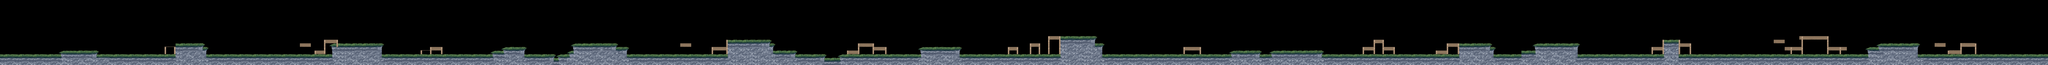

Rendered tile map (Tiled .tmx) drawn with the repository's tilesets; below, a short description and the map source with its tile grids summarised:
An orthogonal 560x18 tile map with 64x64 px tiles, 5 tile layers (Platforms, Platforms2, Platforms3, Bois, ...), 1 hidden layer not drawn, 3 tilesets and 237 objects.

<map version="1.5" tiledversion="1.7.2" orientation="orthogonal" renderorder="right-down" width="560" height="18" tilewidth="64" tileheight="64" infinite="0" nextlayerid="22" nextobjectid="259">
 <tileset firstgid="1" name="platformPack_tilesheet" tilewidth="64" tileheight="64" tilecount="98" columns="14">
  <image source="../tilesets/platformPack_tilesheet.png" trans="555555" width="896" height="448" />
 </tileset>
 <tileset firstgid="99" name="Tileset_test" tilewidth="64" tileheight="64" tilecount="480" columns="30">
  <image source="../tilesets/Tileset_test.png" width="1920" height="1080" />
 </tileset>
 <tileset firstgid="579" name="Sky4" tilewidth="64" tileheight="64" tilecount="480" columns="30">
  <image source="../images/Background/Sky4.png" width="1920" height="1080" />
 </tileset>
 <layer id="20" name="Sky" width="560" height="18" visible="0">
  <data>[10080 cells, 480 non-empty, 480 distinct tile ids]</data>
 </layer>
 <layer id="14" name="Platforms" width="560" height="18">
  <data>[10080 cells, 1597 non-empty, 22 distinct tile ids]</data>
 </layer>
 <layer id="15" name="Platforms2" width="560" height="18">
  <data>[10080 cells, 424 non-empty, 27 distinct tile ids]</data>
 </layer>
 <layer id="16" name="Platforms3" width="560" height="18">
  <data>[10080 cells, 197 non-empty, 22 distinct tile ids]</data>
 </layer>
 <layer id="17" name="Bois" width="560" height="18">
  <data>[10080 cells, 122 non-empty, 15 distinct tile ids]</data>
 </layer>
 <layer id="18" name="Bois2" width="560" height="18">
  <data>[10080 cells, 96 non-empty, 7 distinct tile ids]</data>
 </layer>
 <objectgroup id="8" name="Save">
  <object id="25" gid="241" x="10304" y="768" width="64" height="64" />
  <object id="26" gid="241" x="15104" y="768" width="64" height="64" />
  <object id="28" gid="241" x="5312" y="960" width="64" height="64" />
  <object id="55" gid="241" x="18752" y="640" width="64" height="64" />
  <object id="56" gid="241" x="25728" y="768" width="64" height="64" />
  <object id="57" gid="241" x="29248" y="704" width="64" height="64" />
  <object id="58" gid="241" x="34432" y="640" width="64" height="64" />
 </objectgroup>
 <objectgroup color="#00ff00" id="19" name="Collider">
  <object id="113" x="4" y="992" width="1069" height="100" />
  <object id="115" x="1073.5" y="932" width="617" height="96" />
  <object id="116" x="1689" y="994" width="1389" height="86" />
  <object id="117" x="3084" y="810" width="461.333" height="270" />
  <object id="118" x="3545.33" y="860" width="64.6667" height="202" />
  <object id="119" x="3610.67" y="1000" width="2247.33" height="130" />
  <object id="120" x="5816" y="808" width="862" height="244" />
  <object id="121" x="6618" y="990" width="2012" height="136" />
  <object id="122" x="8630" y="940" width="181.333" height="170" />
  <object id="123" x="8812" y="874" width="370" height="262" />
  <object id="125" x="9180.67" y="992" width="463.333" height="138" />
  <object id="126" x="9644.33" y="1072" width="166.667" height="52" />
  <object id="127" x="9812" y="990" width="154" height="118" />
  <object id="128" x="9965.67" y="932" width="72.6667" height="142" />
  <object id="129" x="10038.7" y="804" width="740.333" height="206" />
  <object id="130" x="10779" y="864" width="190.333" height="186" />
  <object id="131" x="10969" y="990" width="1789" height="108" />
  <object id="132" x="12742" y="734" width="723.5" height="344" />
  <object id="133" x="13466.5" y="796" width="64" height="278" />
  <object id="134" x="13531.5" y="924" width="384.5" height="190" />
  <object id="135" x="13916" y="978" width="508" height="156" />
  <object id="136" x="14421.8" y="1060" width="286.167" height="68" />
  <object id="137" x="14706.7" y="988" width="1410.83" height="136" />
  <object id="138" x="16118" y="862.5" width="674" height="203.5" />
  <object id="140" x="16792" y="990" width="1780" height="124" />
  <object id="141" x="18560" y="677.5" width="601.5" height="446.5" />
  <object id="142" x="19161" y="804" width="128" height="320" />
  <object id="143" x="19288.5" y="992" width="2263.5" height="134" />
  <object id="144" x="21552" y="936" width="494" height="124" />
  <object id="145" x="22046.5" y="1002" width="209" height="82" />
  <object id="146" x="22256" y="934" width="874" height="176" />
  <object id="147" x="23130" y="1002" width="2403.5" height="108" />
  <object id="149" x="25534" y="780" width="541.5" height="340" />
  <object id="150" x="26076" y="856" width="62" height="134.5" />
  <object id="151" x="26076" y="990" width="548" height="132" />
  <object id="152" x="26624" y="926" width="240.5" height="172" />
  <object id="153" x="26865" y="806.5" width="745" height="267.5" />
  <object id="154" x="27610" y="992" width="1508" height="118" />
  <object id="155" x="29118" y="726" width="256" height="386" />
  <object id="156" x="29374" y="993" width="3319.5" height="123" />
  <object id="157" x="32693.5" y="868" width="182.5" height="172" />
  <object id="158" x="32876" y="802" width="687.5" height="184.5" />
  <object id="159" x="33561.5" y="1000" width="2274.5" height="112" />
  <object id="161" x="23846" y="871.5" width="217" height="131" />
  <object id="162" x="24037.5" y="742" width="180" height="128" />
  <object id="163" x="24192.5" y="869.5" width="220" height="132" />
  <object id="164" x="2876.5" y="837.333" width="203" height="157.5" />
  <object id="165" x="12453" y="832" width="294" height="158" />
  <object id="166" x="12708.5" y="704.5" width="33.5" height="128.5" />
  <object id="167" x="14820" y="916.667" width="220" height="70.6667" />
  <object id="168" x="15013.7" y="807.833" width="282.667" height="108" />
  <object id="169" x="15296.3" y="866.833" width="217.667" height="120.667" />
  <object id="170" x="18340.7" y="640" width="218.667" height="348.667" />
  <object id="171" x="18020.7" y="767.333" width="182" height="221.333" />
  <object id="172" x="17636.7" y="876.333" width="180.667" height="115" />
  <object id="173" x="20708" y="872" width="310.5" height="122.5" />
  <object id="174" x="25122.8" y="923.667" width="194.833" height="78" />
  <object id="175" x="25317.8" y="808.833" width="216.667" height="194" />
  <object id="176" x="28899.5" y="867.5" width="218" height="124" />
  <object id="177" x="29092" y="738.5" width="26.5" height="129" />
  <object id="178" x="29375.3" y="704" width="27.3333" height="63.5" />
  <object id="179" x="29374" y="766.667" width="222" height="213.333" />
  <object id="180" x="34084.5" y="912" width="218.333" height="87.5" />
  <object id="181" x="34303.3" y="790.666" width="284.667" height="210.666" />
  <object id="182" x="33855" y="793.5" width="192.667" height="36.8333" />
  <object id="183" x="31228.5" y="867.167" width="102" height="27.8333" />
  <object id="184" x="31331.7" y="866.833" width="222" height="126.833" />
  <object id="185" x="31487.8" y="673" width="38" height="29.8333" />
  <object id="186" x="31525.3" y="673.333" width="476" height="308" />
  <object id="187" x="32001" y="870.5" width="318.5" height="25" />
  <object id="188" x="32191.5" y="895.5" width="29" height="90" />
  <object id="189" x="31038.5" y="737.5" width="193.5" height="31" />
  <object id="190" x="11903.5" y="800.25" width="193.5" height="31.25" />
  <object id="191" x="7360" y="872.667" width="192" height="116" />
  <object id="192" x="7523.33" y="833.333" width="221.333" height="158.667" />
  <object id="193" x="5244.67" y="806" width="195.333" height="24.6667" />
  <object id="194" x="5668" y="704" width="247.333" height="297.333" />
  </objectgroup>
 <objectgroup color="#ff007f" id="21" name="ColliderSky" visible="0">
  <!-- 152 objects omitted --></objectgroup>
 <objectgroup id="2" name="destructible">
  <!-- 94 objects omitted --></objectgroup>
 <objectgroup id="5" name="invisible">
  <!-- 15 objects omitted --></objectgroup>
</map>
<!-- 153 of 237 objects omitted -->
